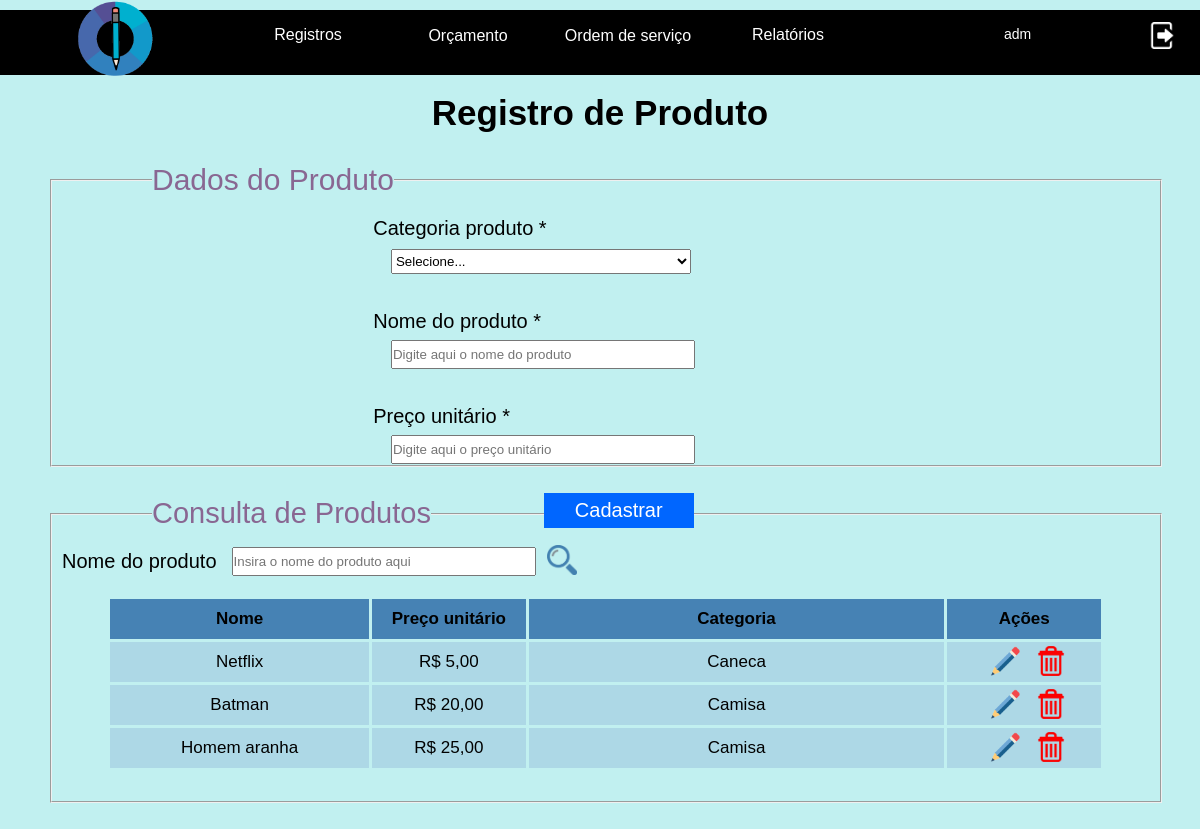
The app's page /paginasSistema/diretor/registroProdutoForm.php (signed in) with its own data.
### tables this page shows
CREATE TABLE `produtos` (
  `codigo` int(10) UNSIGNED ZEROFILL NOT NULL COMMENT 'Campo responsável por armazenar o código dos produtos.',
  `nomeProduto` varchar(100) NOT NULL COMMENT 'Campo responsável por armazenar o nome do produto.',
  `categorias_codigo` tinyint(3) UNSIGNED ZEROFILL NOT NULL COMMENT 'Campo responsável por armazenar o código da categoria dos produtos.',
  `preco_unitario` decimal(6,2) UNSIGNED NOT NULL
);

CREATE TABLE `categorias` (
  `codigo` tinyint(3) UNSIGNED ZEROFILL NOT NULL COMMENT 'Campo responsável por armazenar o código das categorias.',
  `nome` varchar(50) NOT NULL COMMENT 'Campo responsável por armazenar o nome das categorias.',
  `descricao` text COMMENT 'Campo responsável por armazenar a descrição de cada categoria.'
);

### paginasSistema/diretor/registroProdutoForm.php (the view, shortened to what this page needs)
<?php
    if (isset($_SESSION['idLogado']) && $_SESSION['nivelLogado']==1) {
 ?>
<!DOCTYPE html>
<html lang="pt-br">
<head>
  <link rel="stylesheet" href="../../css/diretor/registroProduto.css">
</head>
<body>
<?php include("menuDiretor.php");?>
	<main id="conteudo">
		<form action="registraProduto.php" method="POST" id="formRegistroProduto" onsubmit="return validarCampos()">
		<br>
			<h2 id="titulo">Registro de Produto</h2>
		<fieldset id="fieldProduto">
			<legend class="legend">Dados do Produto</legend>
      <div id="cadastroProduto">
      <label for="categoria" class="labelProduto">Categoria produto *</label>
       <select list = "listaCategoria" class="input" name = "categoria" id = "categoria" placeholder="Categoria do produto">
             <option value="0">Selecione...</option>
             <?php
               $comando="SELECT codigo, nome FROM categorias";
                   ?>
         </select>
				<label for="nomeProduto" class="labelProduto" id="nomeDoProduto">Nome do produto *</label>
				<input type="text" class="input" name="nomeProduto" placeholder="Digite aqui o nome do produto" id="nomeProduto">
				<label for="preco" class="labelProduto">Preço unitário *</label>
				<input type="number" class="input" name="preco" placeholder="Digite aqui o preço unitário" id="preco">
					<button type = "submit" id="botaoCadastrar" class="botao">
             Cadastrar
          </button>
      </div>
<?php
  require_once("../conexaoBanco.php");
 ?>
  	</fieldset>
		</form>
		<fieldset id="fieldConsultaProdutos">
			<legend id="legendConsultaProdutos" class="legend">Consulta de Produtos</legend>
      <form action="#" method="GET" id="formConsultaProduto">
			<label for="consultaProdutos" id="legendaProdutos">Nome do produto</label>
					<input type="text" name="consultaProdutos" id="consultaProdutos" placeholder="Insira o nome do produto aqui">
						<button type = "submit" class="botao" id="search">
							<img src = "../../img/lupa.png" alt="BotaoSubmit" id="imgLupa"> </button>
		</form>
<table id="tabela">
<thead>
<tr>
<th class="linhaNome">Nome</th>
<th class="linhaPreco">Preço unitário</th>
<th class="linhaCategoria">Categoria</th>
<th class="linhaAcoes">Ações</th>
</tr>
</thead>
<?php
  if((isset($_GET['consultaProdutos']))==true && $_GET['consultaProdutos']==""){
    $comando="SELECT p.*, c.nome FROM produtos as p INNER JOIN categorias as c on p.categorias_codigo=c.codigo";
  }else if((isset($_GET['consultaProdutos']))==false){
    $comando="SELECT p.*, c.nome FROM produtos as p INNER JOIN categorias as c on p.categorias_codigo=c.codigo";
  }else if((isset($_GET['consultaProdutos']))==true && $_GET['consultaProdutos']!=""){
    $buscaNomeProduto=$_GET['consultaProdutos'];
    $comando="SELECT p.*, c.nome FROM produtos as p INNER JOIN categorias as c on p.categorias_codigo=c.codigo WHERE LOWER (p.nomeProduto) LIKE '".$buscaNomeProduto."%'";
  }
  $resultado=mysqli_query($conexao,$comando);
  $linhas = mysqli_num_rows($resultado);
  if($linhas==0){
      ?>
      <tr>
        <td colspan="5">
          Nenhum produto encontrado
        </td>
      </tr>
      <?php
    }
    else {
  		$produtos = array();
  		while($cadaProduto = mysqli_fetch_assoc($resultado)){
  			array_push($produtos, $cadaProduto);
  		}
  		foreach ($produtos as $cadaProduto) {
   ?>
   <tr>
     <td class="colunaNomeProduto"><?=$cadaProduto['nomeProduto'];?></td>
     <td class="colunaPreco">R$ <?php echo number_format($cadaProduto['preco_unitario'], 2, ',', '');?></td>
     <td class="colunaNome"><?=$cadaProduto['nome'];?></td>
     <td class="colunaBotoes">
      <form action="editaProdutoForm.php" method="POST">
        <button type="submit" name="button" class="botaoLapis"><img src="../../img/lapis.png" alt="botao" class="imgLapis"></button>
      </form>
      <form action="excluiProduto.php" method="post">
        <button type="submit" name="button" class="botaoLixeira"><img src="../../img/lixeira.png" alt="botao" class="imgLixeira"></button>
      </form>
     </td>
   </tr>
<?php
  }
}
 ?>
</table>
</fieldset>
	</main>
</body>
</html>
<?php
  }else {
    header("Location: ../../paginasSite/entrar.php");
  }
 ?>

### css/diretor/registroProduto.css (style rules this page uses)
* { margin: 0px; padding: 0px; font-family: Century Gothic, Arial; }
html, body { width: 100%; height: 99.19%; background-color: rgb(193, 240, 240); }
main { width: 100%; height: 95%; }
#titulo { text-align: center; Font-size: 35px; }
#fieldProduto { width: 92.3%; margin-left: 50px; margin-top: 30px; height: 300px; font-size: 29px; }
.labelProduto { font-size: 20px; float: left; margin-top: 9px; width: 190px; }
.input { width: 300px; height: 25px; margin-bottom: 27px; margin-left: 4%; }
#cadastroProduto { text-align: left; margin-top: 1%; margin-left: 29%; width: 40%; }
button { cursor: pointer; }
.botao { border: none; background-color: transparent; }
#botaoCadastrar { background-color: #0066ff; width: 150px; color: white; height: 35px; font-size: 20px; margin-left: 38.5%; }
#fieldConsultaProdutos { width: 92.3%; margin-left: 50px; margin-top: 30px; font-size: 17px; margin-bottom: 30px; }
#legendConsultaProdutos { font-size: 29px; }
#consultaProdutos { width: 300px; height: 25px; margin-left: 15px; margin-top: 17px; margin-bottom: 20px; float: left; }
#search { float: left; margin-left: 11px; margin-top: 15px; }
table, th, td { border-collapse: collapse; border: 3px solid rgb(193, 240, 240); margin-bottom: 30px; }
table { margin-left: 5%; width: 90%; text-align: center; }
th { height: 40px; }
td { height: 40px; }
.linhaNome { width: 25%; background-color: #4682B4; }
.linhaCategoria { width: 40%; background-color: #4682B4; }
.linhaAcoes { background-color: #4682B4; }
.linhaPreco { width: 15%; background-color: #4682B4; }
.colunaNomeProduto { width: 15%; background-color: #ADD8E6; }
.colunaNome { width: 15%; background-color: #ADD8E6; }
.colunaPreco { width: 15%; background-color: #ADD8E6; }
.colunaBotoes { width: 15%; background-color: #ADD8E6; }
#legendaProdutos { margin-left: 10px; margin-top: 20px; font-size: 20px; float: left; }
#imgLupa { width: 30px; height: 30px; }
.botaoLapis { float: left; vertical-align: center; border: none; background-color: transparent; margin-left: 28%; }
.imgLapis { width: 30px; height: 30px; }
.botaoLixeira { float: left; border: none; background-color: transparent; margin-left: 10%; }
.imgLixeira { width: 30px; height: 30px; }
.legend { margin-left: 100px; color: rgb(137, 103, 146); font-size: 30px; }

### records on screen
produtos: nomeProduto "Netflix", preco_unitario "5,00", categorias_codigo.nome "Caneca"
produtos: nomeProduto "Batman", preco_unitario "20,00", categorias_codigo.nome "Camisa"
produtos: nomeProduto "Homem aranha", preco_unitario "25,00", categorias_codigo.nome "Camisa"

### other values on screen
$_SESSION['usuarioLogado'] "adm"
